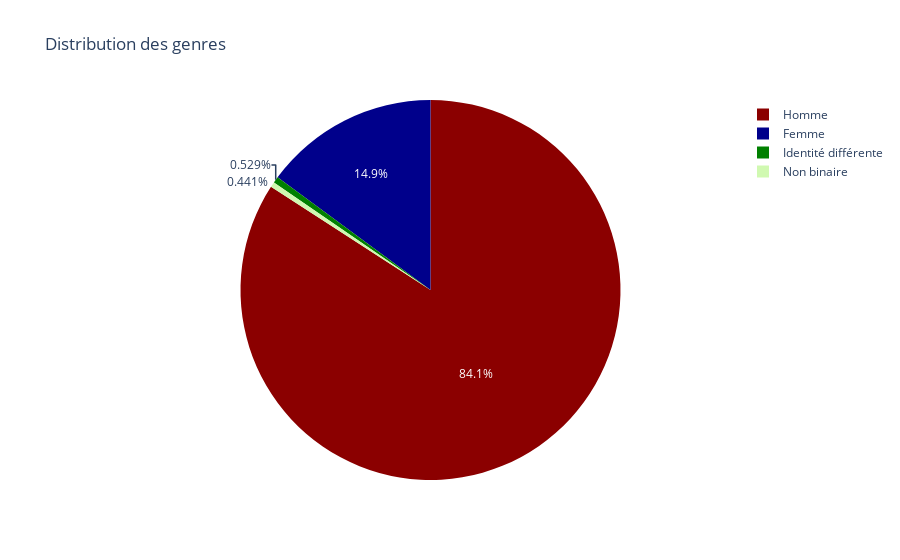

The notebook cell this image was saved under:
### Code cell
colors = ['darkred', 'darkblue', 'green', '#D0F9B1', 'khaki', 'grey']
data['GenderSelect'] = np.where(data['GenderSelect'] == "Non-binary, genderqueer, or gender non-conforming",'Non-binary',
                             data['GenderSelect'])

gender = data['GenderSelect'].value_counts()
label = ['Homme','Femme','Identité différente','Non binaire'] #gender.index
size = gender.values

trace = go.Pie(labels=label, 
               values=size, 
               marker=dict(colors=colors))

donnee = [trace]
layout = go.Layout(title='Distribution des genres')

fig = go.Figure(data=donnee, layout=layout)
py.iplot(fig)

### Figure 1 — Plotly figure (JSON) as saved in the notebook; plotly's stock layout.template omitted (floating-point values rounded to 4 significant figures)
{"data": [{"labels": ["Homme", "Femme", "Identité différente", "Non binaire"], "marker": {"colors": ["darkred", "darkblue", "green", "#D0F9B1", "khaki", "grey"]}, "type": "pie", "values": [2865, 507, 18, 15]}], "layout": {"autosize": true, "title": {"text": "Distribution des genres"}}}
